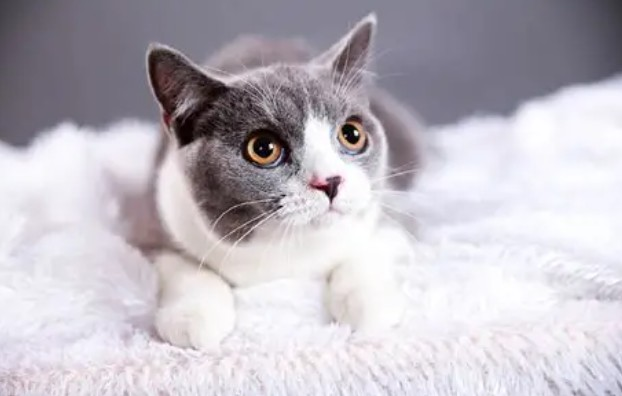
#> input picture 0.picture/cat.jpg, 622 x 396 px, found by its file name
$ python class5.py
#> lines starting #> are read from the running program, lines starting #| are printed output that depends on the picture
import numpy as np
import cv2 as cv
import matplotlib.pyplot as plt

top_size,bottom_size,left_size,right_size = (50,50,50,50)

img = cv.imread('0.picture\cat.jpg')
#> img is the input picture: shape (396, 622, 3); mean B, G, R 193.9, 185.6, 190.7

#边缘填充

first = cv.copyMakeBorder(img,top_size,bottom_size,left_size,right_size,borderType=cv.BORDER_REFLECT)      #复制方法
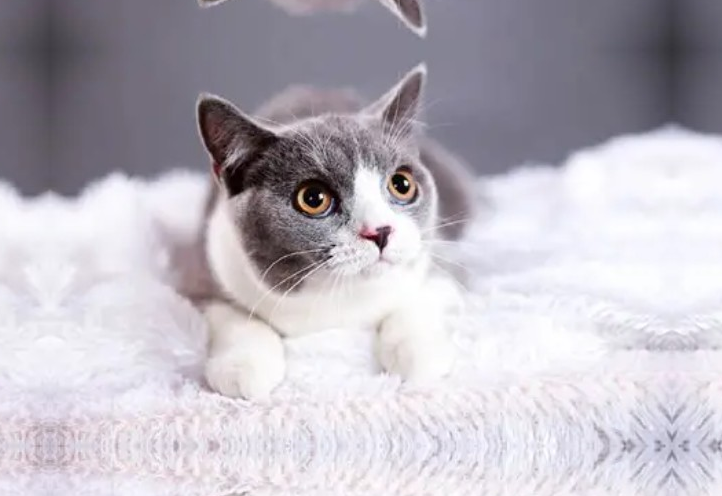
#> first: shape (496, 722, 3); mean B, G, R 191.8, 182.7, 187.4
Second = cv.copyMakeBorder(img,top_size,bottom_size,left_size,right_size,borderType=cv.BORDER_REPLICATE)  #反射法
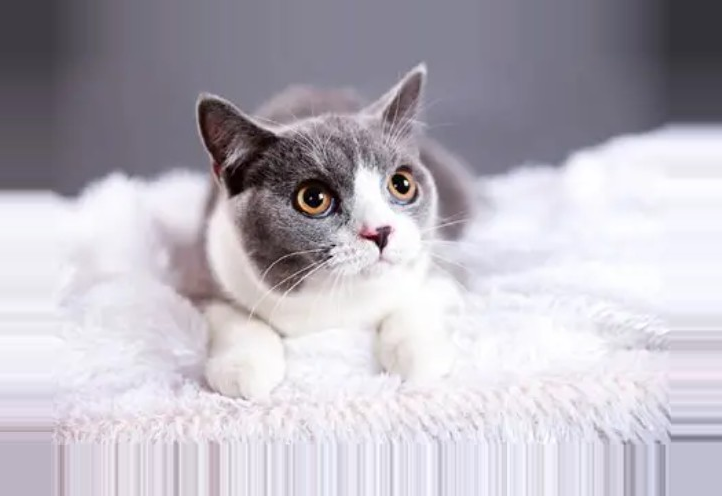
#> Second: shape (496, 722, 3); mean B, G, R 189.7, 180.4, 184.8
third = cv.copyMakeBorder(img,top_size,bottom_size,left_size,right_size,borderType=cv.BORDER_REFLECT101)   #反射法
forth = cv.copyMakeBorder(img,top_size,bottom_size,left_size,right_size,borderType=cv.BORDER_WRAP)         #外包装法
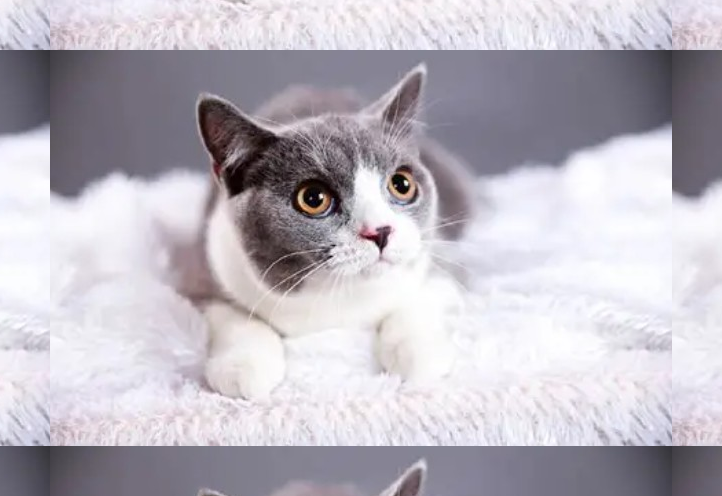
#> forth: shape (496, 722, 3); mean B, G, R 191.8, 182.7, 187.4
fifth = cv.copyMakeBorder(img,top_size,bottom_size,left_size,right_size,borderType=cv.BORDER_CONSTANT,value=2)     #常量法
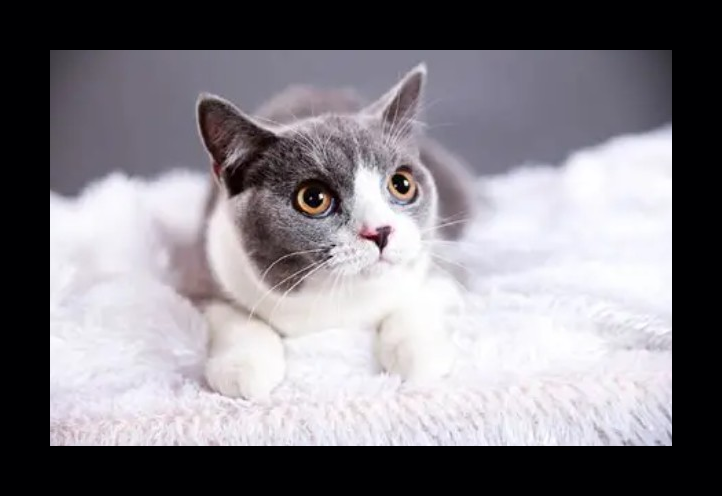
#> fifth: shape (496, 722, 3); mean B, G, R 134, 127.7, 131.2

plt.subplot(231), plt.imshow(img,'gray'), plt.title('1')
plt.subplot(232), plt.imshow(first,'gray'), plt.title('2')
plt.subplot(233), plt.imshow(Second,'gray'), plt.title('3')
plt.subplot(234), plt.imshow(third,'gray'), plt.title('4')
plt.subplot(235), plt.imshow(forth,'gray'), plt.title('5')
plt.subplot(236), plt.imshow(fifth,'gray'), plt.title('6')
plt.show()
#> figure, not shown here; B, G, R data is drawn as R, G, B

$ run again, with 0.picture/dog.jpg copied over 0.picture/cat.jpg
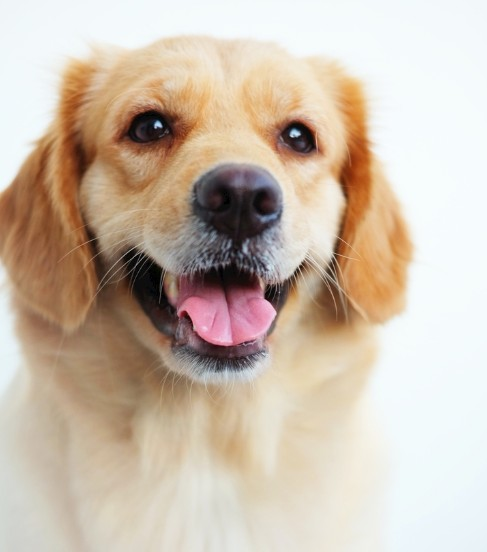
#> input picture 0.picture/dog.jpg, 487 x 552 px, found by its file name
#> img is the input picture: shape (552, 487, 3); mean B, G, R 173.4, 189.1, 204.4
#> `forth = cv.copyMakeBorder(img,top_size,bottom_size,left_size,right_siz..`:
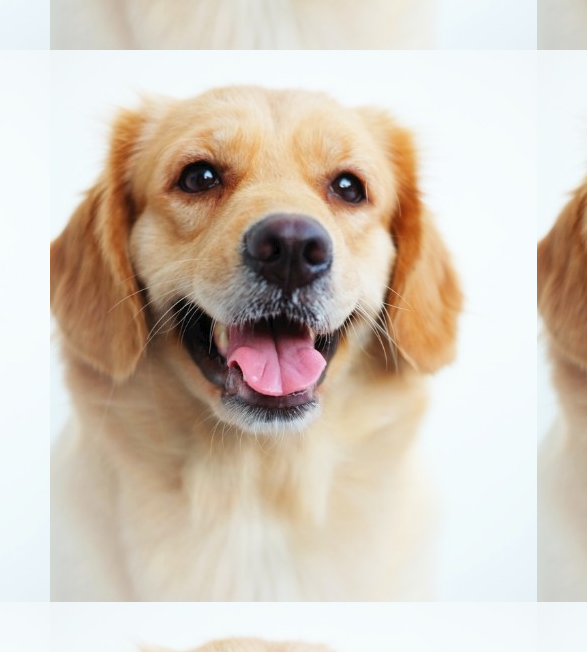
#> forth: shape (652, 587, 3); mean B, G, R 188.4, 200.8, 211.7
#> `fifth = cv.copyMakeBorder(img,top_size,bottom_size,left_size,right_siz..`:
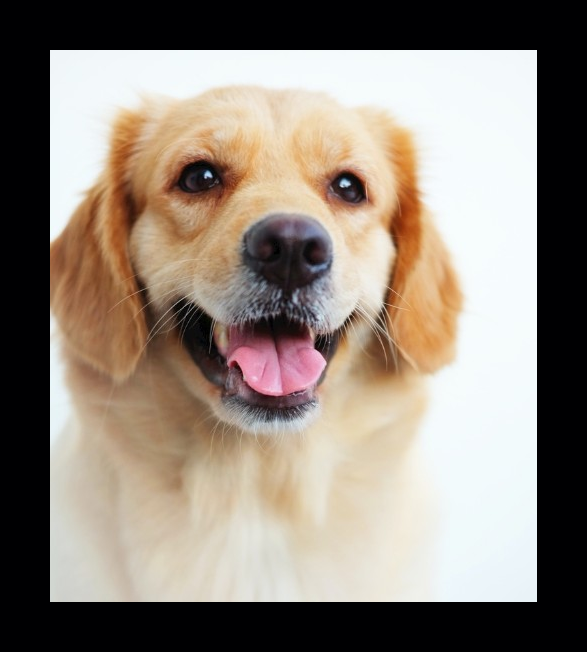
#> fifth: shape (652, 587, 3); mean B, G, R 122.4, 132.8, 143.6
